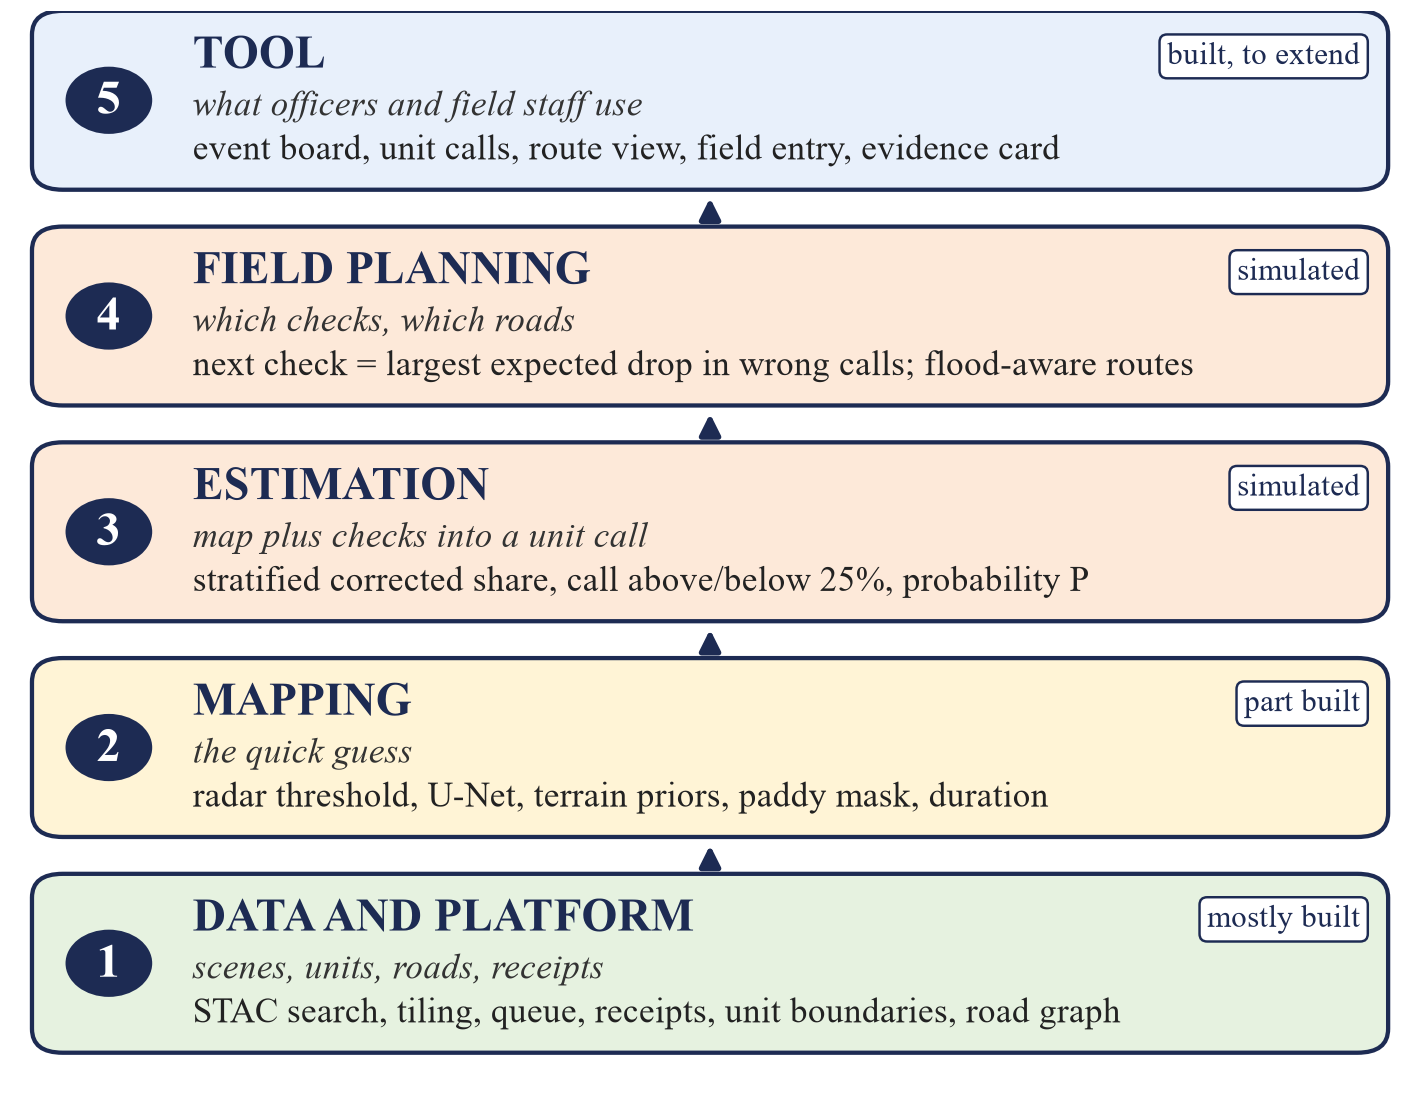

Write the Python code that produced this figure.
import matplotlib
matplotlib.use('Agg')
import matplotlib.pyplot as plt
from matplotlib.patches import FancyBboxPatch, Circle, FancyArrowPatch
plt.rcParams['font.family'] = 'Times New Roman'
NAVY = '#1d2b53'
rows = [  # top to bottom, drawn as 5 at top
    (5, 'TOOL', 'what officers and field staff use', 'event board, unit calls, route view, field entry, evidence card', '#e8f0fb', 'built, to extend'),
    (4, 'FIELD PLANNING', 'which checks, which roads', 'next check = largest expected drop in wrong calls; flood-aware routes', '#fde9d9', 'simulated'),
    (3, 'ESTIMATION', 'map plus checks into a unit call', 'stratified corrected share, call above/below 25%, probability P', '#fde9d9', 'simulated'),
    (2, 'MAPPING', 'the quick guess', 'radar threshold, U-Net, terrain priors, paddy mask, duration', '#fff4d6', 'part built'),
    (1, 'DATA AND PLATFORM', 'scenes, units, roads, receipts', 'STAC search, tiling, queue, receipts, unit boundaries, road graph', '#e6f2e0', 'mostly built'),
]
fig, ax = plt.subplots(figsize=(8.2, 6.4), dpi=220)
ax.set_xlim(0, 100); ax.set_ylim(0, 100); ax.axis('off')
h, gap = 16.5, 3.4
for i, (n, name, sub, det, fc, st) in enumerate(rows):
    y = 100 - (i + 1) * h - i * gap
    ax.add_patch(FancyBboxPatch((1.5, y), 97, h, boxstyle='round,pad=0,rounding_size=2.2', fc=fc, ec=NAVY, lw=1.4))
    ax.add_patch(Circle((7, y + h / 2), 3.1, fc=NAVY))
    ax.text(7, y + h / 2 - 0.2, str(n), ha='center', va='center', color='white', fontsize=16, fontweight='bold')
    ax.text(13, y + h - 4.2, name, fontsize=15, fontweight='bold', color=NAVY, va='center')
    ax.text(13, y + h / 2 - 0.6, sub, fontsize=11.5, style='italic', color='#333', va='center')
    ax.text(13, y + 3.6, det, fontsize=11.5, color='#222', va='center')
    ax.text(96.5, y + h - 4.2, st, fontsize=10, color=NAVY, ha='right', va='center', bbox=dict(boxstyle='round,pad=0.25', fc='white', ec=NAVY, lw=0.8))
    if i < 4:
        ax.add_patch(FancyArrowPatch((50, y - 0.2), (50, y - gap + 0.2), arrowstyle='<|-', mutation_scale=14, lw=1.8, color=NAVY))
fig.savefig('fig_layers.png', bbox_inches='tight', pad_inches=0.05)
from PIL import Image
print(Image.open('fig_layers.png').size)
